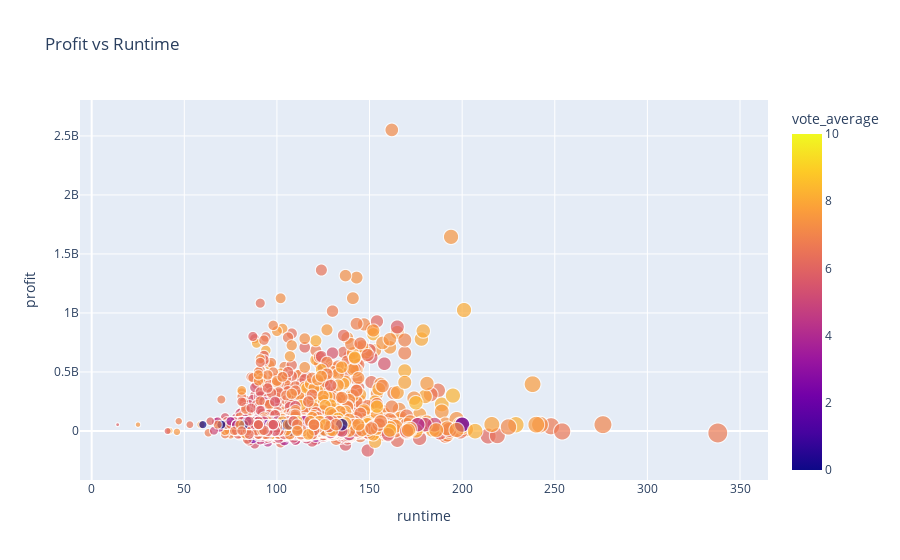

Notebook code cell kept with this figure:
### Markdown cell above
### Profit vs. runtime

### Code cell
fig3 = px.scatter(cp_movies, cp_movies['runtime'], cp_movies['profit'], title= 'Profit vs Runtime', color='vote_average', size='runtime',  hover_data=['Title'])
fig3.show()

### Figure 1 — Plotly figure (JSON) as saved in the notebook; plotly's stock layout.template omitted (floating-point values rounded to 4 significant figures; data arrays with more than 128 entries replaced by an {"elided": "..."} marker saying what was removed)
{"data": [{"customdata": {"elided": "4791x1 str values"}, "hovertemplate": "runtime=%{marker.size}<br>profit=%{y}<br>Title=%{customdata[0]}<br>vote_average=%{marker.color}<extra></extra>", "legendgroup": "", "marker": {"color": {"elided": "4791 float values"}, "coloraxis": "coloraxis", "size": {"elided": "4791 float values"}, "sizemode": "area", "sizeref": 0.845, "symbol": "circle"}, "mode": "markers", "name": "", "showlegend": false, "type": "scattergl", "x": {"elided": "4791 float values"}, "xaxis": "x", "y": {"elided": "4791 float values"}, "yaxis": "y"}], "layout": {"coloraxis": {"colorbar": {"title": {"text": "vote_average"}}, "colorscale": [[0, "#0d0887"], [0.1111, "#46039f"], [0.2222, "#7201a8"], [0.3333, "#9c179e"], [0.4444, "#bd3786"], [0.5556, "#d8576b"], [0.6667, "#ed7953"], [0.7778, "#fb9f3a"], [0.8889, "#fdca26"], [1, "#f0f921"]]}, "legend": {"itemsizing": "constant", "tracegroupgap": 0}, "title": {"text": "Profit vs Runtime"}, "xaxis": {"anchor": "y", "domain": [0, 1], "title": {"text": "runtime"}}, "yaxis": {"anchor": "x", "domain": [0, 1], "title": {"text": "profit"}}}}
